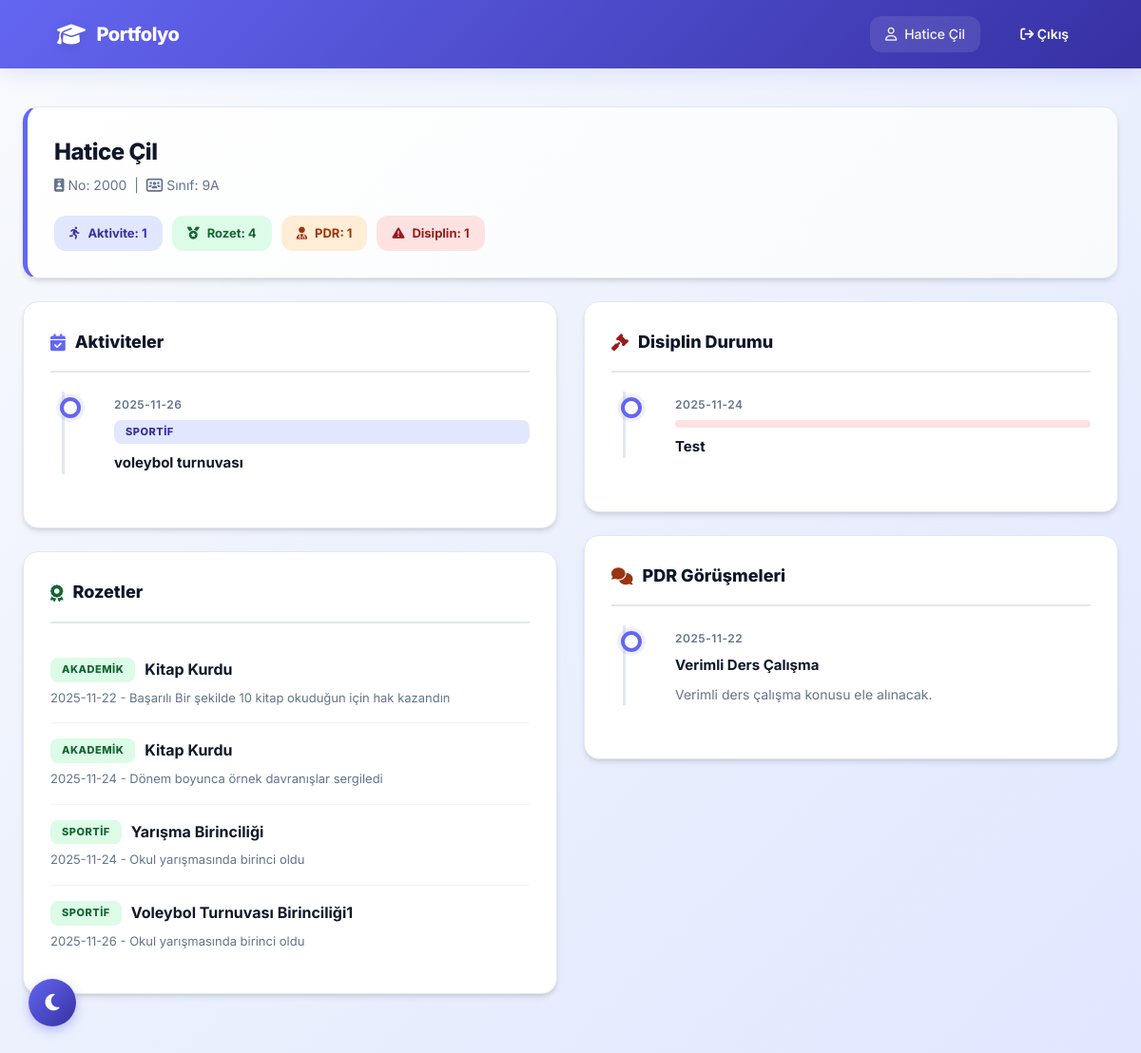
The app's page /ogrenci_portfolyo.php (signed in) with its own data.
### tables this page shows
CREATE TABLE `ogrenciler` (
  `id` int(11) NOT NULL,
  `ogr_no` varchar(20) NOT NULL,
  `ad` varchar(50) NOT NULL,
  `soyad` varchar(50) NOT NULL,
  `sinif` varchar(10) DEFAULT NULL,
  `sube` varchar(5) DEFAULT NULL,
  `dogum_tarihi` date DEFAULT NULL,
  `veli_user_id` int(11) DEFAULT NULL,
  `rehber_user_id` int(11) DEFAULT NULL,
  `created_at` timestamp NOT NULL DEFAULT current_timestamp()
);

CREATE TABLE `aktiviteler` (
  `id` int(11) NOT NULL,
  `tur_id` int(11) NOT NULL,
  `baslik` varchar(100) NOT NULL,
  `aciklama` text DEFAULT NULL,
  `tarih` date DEFAULT NULL
);

CREATE TABLE `aktivite_turleri` (
  `id` int(11) NOT NULL,
  `ad` varchar(50) NOT NULL,
  `aciklama` text DEFAULT NULL
);

CREATE TABLE `ogrenci_rozetleri` (
  `id` int(11) NOT NULL,
  `ogrenci_id` int(11) NOT NULL,
  `rozet_id` int(11) NOT NULL,
  `verilis_tarihi` date NOT NULL,
  `aciklama` text DEFAULT NULL
);

CREATE TABLE `rozetler` (
  `id` int(11) NOT NULL,
  `ad` varchar(100) NOT NULL,
  `kategori` enum('sportif','sosyal','akademik','disiplin') NOT NULL,
  `kosul_aciklama` text DEFAULT NULL
);

CREATE TABLE `disiplin_kayitlari` (
  `id` int(11) NOT NULL,
  `ogrenci_id` int(11) NOT NULL,
  `tarih` date NOT NULL,
  `seviye` enum('uyari','kınama','uzaklaştırma') DEFAULT 'uyari',
  `aciklama` text DEFAULT NULL
);

CREATE TABLE `pdr_kayitlari` (
  `id` int(11) NOT NULL,
  `ogrenci_id` int(11) NOT NULL,
  `rehber_user_id` int(11) NOT NULL,
  `tarih` date NOT NULL,
  `konu` varchar(150) DEFAULT NULL,
  `aciklama` text DEFAULT NULL
);

### functions.php (called while the page is built, shortened)
<?php
function currentUserName(): string
{
      return $_SESSION['ad_soyad'] ?? '';
}

### ogrenci_portfolyo.php (the view, shortened to what this page needs)
<?php
require_once 'functions.php';
require_once 'db.php';
$role = currentUserRole();
$username = $_SESSION['username'];
$ogrenci = null;
$ogrenci_id = 0;
if ($role === 'ogrenci') {
      $stmt = $pdo->prepare("SELECT * FROM ogrenciler WHERE ogr_no = ?");
      $stmt->execute([$username]);
      $ogrenci = $stmt->fetch();
      $ogrenci_id = (int)$ogrenci['id'];
}
$stmt = $pdo->prepare("SELECT a.baslik, a.tarih, t.ad AS tur_adi FROM ogrenci_aktiviteleri oa INNER JOIN aktiviteler a ON a.id = oa.aktivite_id LEFT JOIN aktivite_turleri t ON t.id = a.tur_id WHERE oa.ogrenci_id = ? AND oa.katilim_durumu = 'katildi' ORDER BY a.tarih ASC");
$stmt->execute([$ogrenci_id]);
$aktiviteler = $stmt->fetchAll();
$stmt = $pdo->prepare("SELECT tarih, seviye, aciklama FROM disiplin_kayitlari WHERE ogrenci_id = ? ORDER BY tarih ASC");
$stmt->execute([$ogrenci_id]);
$disiplinler = $stmt->fetchAll();
$stmt = $pdo->prepare("SELECT tarih, konu, aciklama FROM pdr_kayitlari WHERE ogrenci_id = ? ORDER BY tarih ASC");
$stmt->execute([$ogrenci_id]);
$pdrler = $stmt->fetchAll();
$stmt = $pdo->prepare("SELECT r.ad AS rozet_adi, r.kategori, orz.verilis_tarihi, orz.aciklama FROM ogrenci_rozetleri orz INNER JOIN rozetler r ON r.id = orz.rozet_id WHERE orz.ogrenci_id = ? ORDER BY orz.verilis_tarihi ASC");
$stmt->execute([$ogrenci_id]);
$rozetler = $stmt->fetchAll();
$aktivite_sayi = count($aktiviteler);
$disiplin_sayi = count($disiplinler);
$pdr_sayi = count($pdrler);
$rozet_sayi = count($rozetler);
?>
<!DOCTYPE html>
<html lang="tr">
<head>
      <link rel="stylesheet" href="https://cdnjs.cloudflare.com/ajax/libs/font-awesome/6.4.0/css/all.min.css">
      <link rel="stylesheet" href="style.css">
</head>
<body>
      <header class="topbar">
            <div class="logo"><i class="fa-solid fa-graduation-cap"></i> Portfolyo</div>
            <div class="user-info">
                  <span><i class="fa-regular fa-user"></i> <?= htmlspecialchars(currentUserName()); ?></span>
                  <a href="logout.php" style="margin-left:10px;"><i class="fa-solid fa-arrow-right-from-bracket"></i> Çıkış</a>
            </div>
      </header>
      <main class="main-content">
            <div class="card card-main" style="border-left: 5px solid var(--primary-color);">
                  <div style="display: flex; justify-content: space-between; align-items: start;">
                        <div>
                              <h1 style="font-size: 24px; margin-bottom: 5px; color: var(--text-main);">
                                    <?= htmlspecialchars($ogrenci['ad'] . ' ' . $ogrenci['soyad']) ?>
                              </h1>
                              <div style="color: var(--text-muted); font-size: 14px;">
                                    <i class="fa-solid fa-id-badge"></i> No: <?= htmlspecialchars($ogrenci['ogr_no']); ?> &nbsp;|&nbsp;
                                    <i class="fa-solid fa-users-rectangle"></i> Sınıf: <?= htmlspecialchars($ogrenci['sinif'] . $ogrenci['sube']); ?>
                              </div>
                        </div>
                  </div>
                  <div class="chip-row" style="margin-top: 20px;">
                        <span class="chip chip-blue"><i class="fa-solid fa-person-running"></i> Aktivite: <?= $aktivite_sayi; ?></span>
                        <span class="chip chip-green"><i class="fa-solid fa-medal"></i> Rozet: <?= $rozet_sayi; ?></span>
                        <span class="chip chip-orange"><i class="fa-solid fa-user-doctor"></i> PDR: <?= $pdr_sayi; ?></span>
                        <?php if ($disiplin_sayi > 0): ?>
                              <span class="chip chip-red"><i class="fa-solid fa-triangle-exclamation"></i> Disiplin: <?= $disiplin_sayi; ?></span>
                        <?php endif; ?>
                  </div>
            </div>
            <div class="portfolio-grid">
                  <div class="portfolio-col">
                        <div class="card">
                              <div class="card-header">
                                    <div class="card-title-sm"><i class="fa-solid fa-calendar-check" style="color: var(--primary-color);"></i> Aktiviteler</div>
                              </div>
                              <?php if (empty($aktiviteler)): ?>
                                    <p class="muted">Henüz katılım yok.</p>
                              <?php else: ?>
                                    <ul class="timeline">
                                          <?php foreach ($aktiviteler as $a): ?>
                                                <li>
                                                      <div class="timeline-date"><?= htmlspecialchars($a['tarih']); ?></div>
                                                      <div class="timeline-main">
                                                            <span class="tag tag-blue"><?= htmlspecialchars($a['tur_adi']); ?></span>
                                                            <div class="timeline-title"><?= htmlspecialchars($a['baslik']); ?></div>
                                                      </div>
                                                </li>
                                          <?php endforeach; ?>
                                    </ul>
                              <?php endif; ?>
                        </div>
                        <div class="card">
                              <div class="card-header">
                                    <div class="card-title-sm"><i class="fa-solid fa-award" style="color: #166534;"></i> Rozetler</div>
                              </div>
                              <?php if (empty($rozetler)): ?>
                                    <p class="muted">Henüz rozet kazanılmamış.</p>
                              <?php else: ?>
                                    <ul class="tag-list">
                                          <?php foreach ($rozetler as $r): ?>
                                                <li>
                                                      <div class="tag-row">
                                                            <span class="tag tag-green"><?= htmlspecialchars($r['kategori']); ?></span>
                                                            <strong><?= htmlspecialchars($r['rozet_adi']); ?></strong>
                                                      </div>
                                                      <div class="tag-meta">
                                                            <?= htmlspecialchars($r['verilis_tarihi']); ?>
                                                            <?= $r['aciklama'] ? ' - ' . htmlspecialchars($r['aciklama']) : '' ?>
                                                      </div>
                                                </li>
                                          <?php endforeach; ?>
                                    </ul>
                              <?php endif; ?>
                        </div>
                  </div>
                  <div class="portfolio-col">
                        <div class="card">
                              <div class="card-header">
                                    <div class="card-title-sm"><i class="fa-solid fa-gavel" style="color: #991b1b;"></i> Disiplin Durumu</div>
                              </div>
                              <?php if (empty($disiplinler)): ?>
                                    <p class="muted" style="color: #166534;"><i class="fa-solid fa-check"></i> Disiplin kaydı bulunmamaktadır.</p>
                              <?php else: ?>
                                    <ul class="timeline">
                                          <?php foreach ($disiplinler as $d): ?>
                                                <li>
                                                      <div class="timeline-date"><?= htmlspecialchars($d['tarih']); ?></div>
                                                      <div class="timeline-main">
                                                            <span class="tag tag-red"><?= htmlspecialchars($d['seviye']); ?></span>
                                                            <div class="timeline-title"><?= htmlspecialchars($d['aciklama']); ?></div>
                                                      </div>
                                                </li>
                                          <?php endforeach; ?>
                                    </ul>
                              <?php endif; ?>
                        </div>
                        <div class="card">
                              <div class="card-header">
                                    <div class="card-title-sm"><i class="fa-solid fa-comments" style="color: #9a3412;"></i> PDR Görüşmeleri</div>
                              </div>
                              <?php if (empty($pdrler)): ?>
                                    <p class="muted">Görüşme kaydı yok.</p>
                              <?php else: ?>
                                    <ul class="timeline">
                                          <?php foreach ($pdrler as $p): ?>
                                                <li>
                                                      <div class="timeline-date"><?= htmlspecialchars($p['tarih']); ?></div>
                                                      <div class="timeline-main">
                                                            <div class="timeline-title"><strong><?= htmlspecialchars($p['konu']); ?></strong></div>
                                                            <div class="timeline-text"><?= nl2br(htmlspecialchars($p['aciklama'])); ?></div>
                                                      </div>
                                                </li>
                                          <?php endforeach; ?>
                                    </ul>
                              <?php endif; ?>
                        </div>
                  </div>
            </div>
      </main>
</body>
</html>

### records on screen
ogrenciler: ad+soyad "Hatice Çil", ogr_no "2000", sinif+sube "9A"
aktiviteler: tarih "2025-11-26", tur.ad "SPORTIF", baslik "voleybol turnuvası"
ogrenci_rozetleri: rozet.kategori "AKADEMIK", rozet.ad "Kitap Kurdu", verilis_tarihi "2025-11-22", aciklama "Başarılı Bir şekilde 10 kitap okuduğun için hak kazandın"
ogrenci_rozetleri: rozet.kategori "AKADEMIK", rozet.ad "Kitap Kurdu", verilis_tarihi "2025-11-24", aciklama "Dönem boyunca örnek davranışlar sergiledi"
ogrenci_rozetleri: rozet.kategori "SPORTIF", rozet.ad "Yarışma Birinciliği", verilis_tarihi "2025-11-24", aciklama "Okul yarışmasında birinci oldu"
ogrenci_rozetleri: rozet.kategori "SPORTIF", rozet.ad "Voleybol Turnuvası Birinciliği1", verilis_tarihi "2025-11-26", aciklama "Okul yarışmasında birinci oldu"
disiplin_kayitlari: tarih "2025-11-24", aciklama "Test"
pdr_kayitlari: tarih "2025-11-22", konu "Verimli Ders Çalışma", aciklama "Verimli ders çalışma konusu ele alınacak."

### other values on screen
currentUserName() "Hatice Çil"
$aktivite_sayi "1"
$rozet_sayi "4"
$pdr_sayi "1"
$disiplin_sayi "1"
